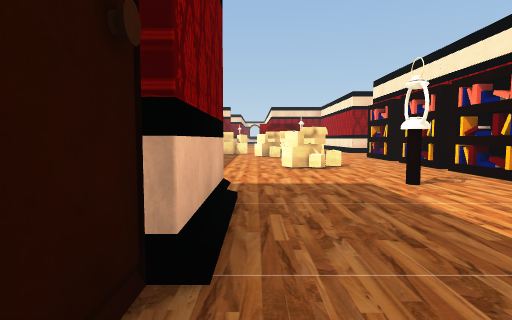
View 1 (above)

19 first-person views from a walk through a scene from a Unity 3-D project. The camera is 1.4 m above the floor, tilts 4° down and sees 80° across. The floor is counted in squares, 2 m on a side. Each view is taken from the middle of a square. On the plan, view 1 faces up. The plan holds only what a view shows up to about 10 squares ahead; the rest is blank. The place goes on beyond the plan. Some animated figures are left out. Some surface patterns are stand-ins.

View 2
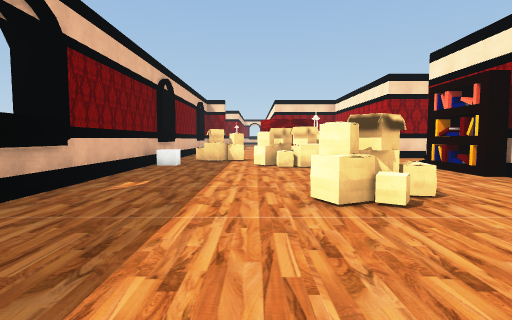

View 3
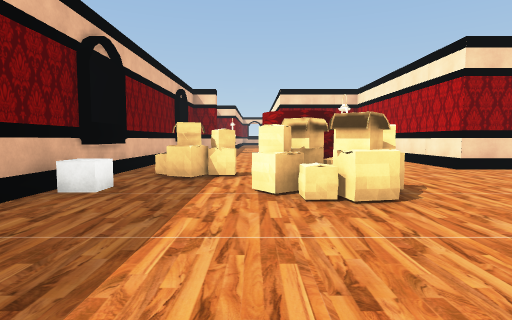

View 4
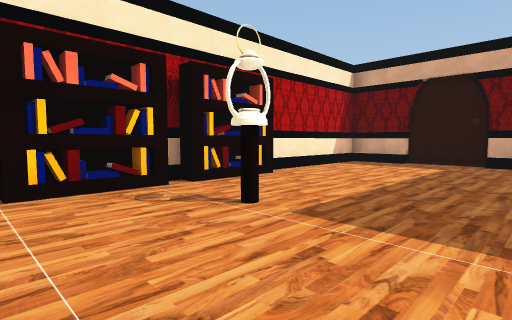

View 5
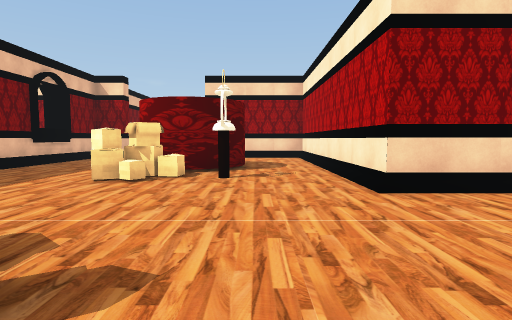

View 6
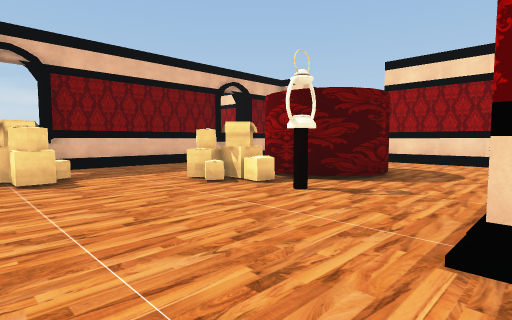

View 7
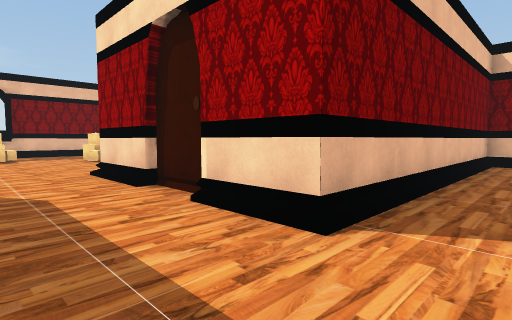

View 8
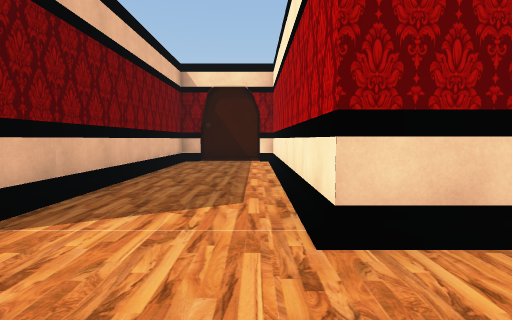

View 9
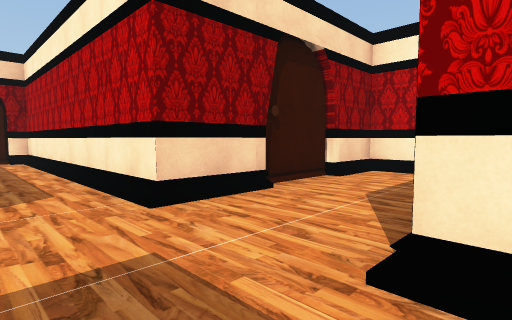

View 10
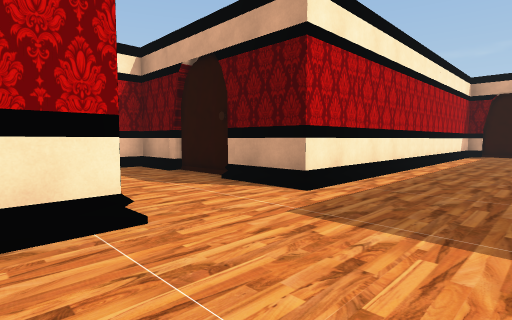

View 11
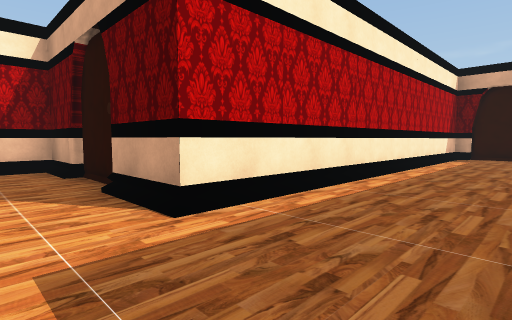

View 12
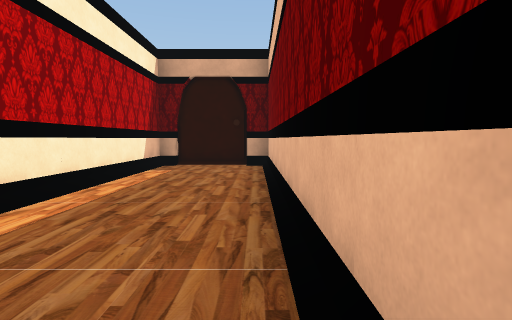

View 13
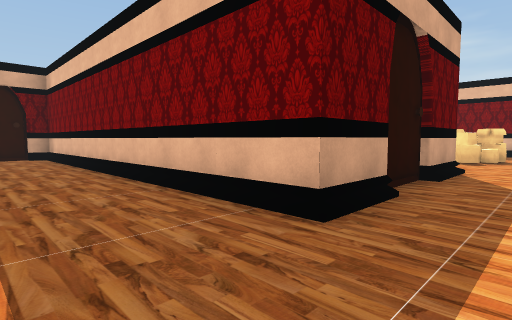

View 14
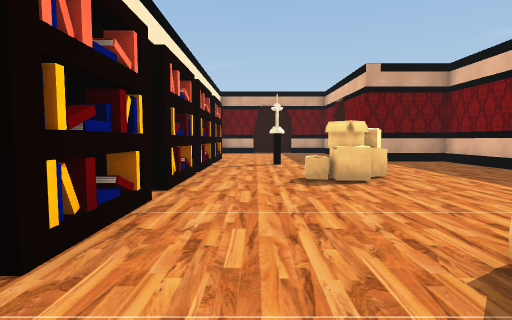

View 15
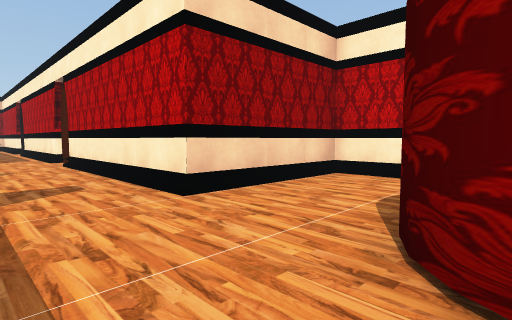

View 16
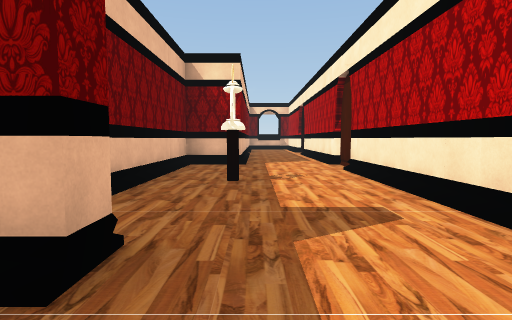

View 17
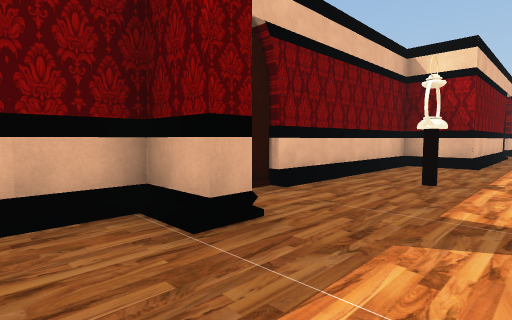

View 18
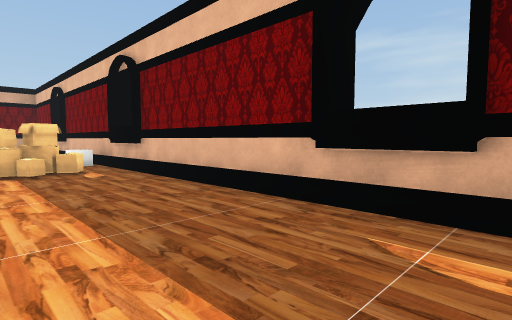

View 19
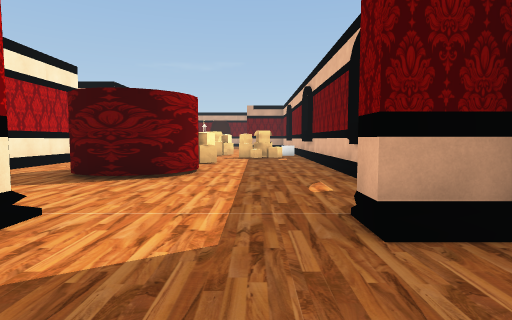

### Floor plan
Key: @ floor where view 1 was taken; # wall or solid block; . floor; / step, stairs or slope; B box; C cube; O other object.
Columns run from 3 left of view 1 to 18 right of it. Each row starts with its distance up from view 1.
 34  #.
 33   .
 32  #..
 31   ..#
 30 ##..##
 29 #....#
 28 #....
 27 #...#
 26 #.O.#
 25 #...#
 24 #...#
 23 ##..#####   #####
 22 #.......#   #/..#
 21 #.......#   #/..#
 20 #.......#   #/..#
 19 #...##..#   #/..#
 18 #...##..#   #/..#
 17 #...B...#   #/..#
 16 #..BBO..#   #/..#
 15 #.......#####/..######
 14 #BB..................#
 13 #...B................#
 12 #C.BBB..#####/..######
 11 #.......#    /..#
 10 #.......#   #/..#
  9 #.......#   #/..#
  8 #...BB..#   #/..#
  7 #...B...#   #/..#
  6 #.......#   #/..#
  5 #....O..#   #/..#
  4 #.......#    /..#
  3 ###.....#   #/..#
  2   #.....#   #####
  1   #.....#
  0    @....#
 -1     ....#
 -2     #..##
 -3     ####

Where each view was taken, in squares from view 1:
view 1: 0 up, 0 right, facing up
view 2: 4 up, 0 right, facing up
view 3: 8 up, 0 right, facing up
view 4: 7 up, 0 right, facing down-right
view 5: 11 up, 3 right, facing up
view 6: 13 up, 5 right, facing up-left
view 7: 13 up, 11 right, facing up-left
view 8: 13 up, 12 right, facing up
view 9: 12 up, 11 right, facing up-right
view 10: 16 up, 10 right, facing down-right
view 11: 14 up, 10 right, facing down-right
view 12: 10 up, 10 right, facing down
view 13: 14 up, 12 right, facing down-left
view 14: 13 up, 3 right, facing down
view 15: 19 up, 1 left, facing up-right
view 16: 21 up, 1 left, facing up
view 17: 21 up, 0 right, facing up-left
view 18: 21 up, 0 right, facing down-left
view 19: 25 up, 1 left, facing down
